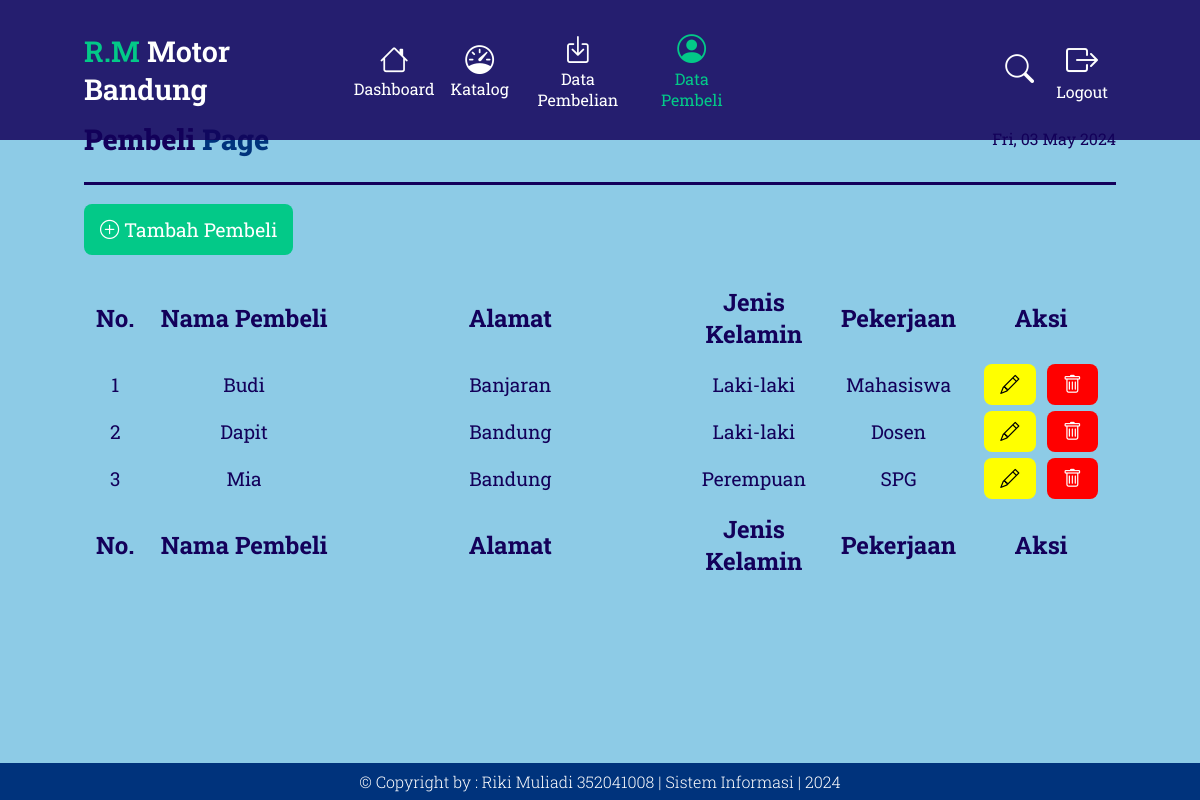
Screenshot of /pages/admin/crud/buyer/index.php with the database file from the repository.
### tables this page shows
CREATE TABLE `user` (
  `id_pembeli` int(3) NOT NULL,
  `nama_pembeli` varchar(40) NOT NULL,
  `password` varchar(150) NOT NULL,
  `alamat` longtext NOT NULL,
  `j_kelamin` varchar(9) NOT NULL,
  `pekerjaan` varchar(25) NOT NULL,
  `role` enum('admin','pembeli') NOT NULL
);

### pages/admin/crud/buyer/index.php (the view, shortened to what this page needs)
<!DOCTYPE html>
<html lang="en">
<head>
    <link rel="stylesheet" href="https://cdn.jsdelivr.net/npm/bootstrap-icons@1.10.5/font/bootstrap-icons.css">
</head>
<body>
    <nav class="navbar">
        <a href="index.php"><h1><span>R.M</span> Motor Bandung</h1></a>
        <div class="navbar-nav">
            <a href="../../index.php">
                <i class="bi bi-house"></i>
                <span>Dashboard</span>
            </a>
            <a href="../catalog/index.php">
                <i class="bi bi-speedometer"></i>
                <span>Katalog</span>
            </a>
            <a href="../data/index.php">
                <i class="bi bi-box-arrow-in-down"></i>
                <span>Data Pembelian</span>
            </a>
            <a href="index.php" id="active">
                <i class="bi bi-person-circle"></i>
                <span>Data Pembeli</span>
            </a>
        </div>
        <div class="navbar-ex">
            <button type="button" id="search-id" onclick="active()"><i class="bi bi-search"></i></button>
            <a href="../../../../auth/logout.php">
                <i class="bi bi-box-arrow-right"></i>
                <span>Logout</span>
            </a>
        </div>
    </nav>
    <section class="hero">
        <div class="hero-title">
            <h1 class="hero-main-title">Pembeli <span>Page</span></h1>
            <p class="hero-main-date">
                <?php echo date('D, d M Y'); ?>
            </p>
        </div>
    </section>
    <section class="content">
        <a href="create.php" class="btn-plus">
            <i class="bi bi-plus-circle"></i>
            <span>Tambah Pembeli</span>
        </a>
        <div class="content-motor">
            <table class="motor-table" cellpadding="10">
                <thead>
                    <tr>
                        <th width="5%">No.</th>
                        <th width="20%">Nama Pembeli</th>
                        <th width="35%">Alamat</th>
                        <th width="15%">Jenis Kelamin</th>
                        <th width="10%">Pekerjaan</th>
                        <th width="15%">Aksi</th>
                    </tr>
                </thead>
                <tbody>
                    <?php
                        include '../../../../connection/connect.php';
                        $data = mysqli_query($con, "select * from user where role='pembeli' order by nama_pembeli asc");
                        $num = 1;
                        while ($d = mysqli_fetch_array($data)) {
                    ?>
                    <tr>
                        <td><?php echo $num++; ?></td>
                        <td><?php echo $d['nama_pembeli']; ?></td>
                        <td><?php echo $d['alamat']; ?></td>
                        <td><?php echo $d['j_kelamin']; ?></td>
                        <td><?php echo $d['pekerjaan']; ?></td>
                        <td>
                            <a href="update.php?id=<?php echo $d['id_pembeli']; ?>" class="btn-edit"><i class="bi bi-pencil"></i></a>
                            <a href="delete.php?id=<?php echo $d['id_pembeli']; ?>" class="btn-delete"><i class="bi bi-trash"></i></a>
                        </td>
                    </tr>
                    <?php } ?>
                </tbody>
                <tfoot>
                    <tr>
                    <th>No.</th>
                    <th>Nama Pembeli</th>
                    <th>Alamat</th>
                    <th>Jenis Kelamin</th>
                    <th>Pekerjaan</th>
                    <th>Aksi</th>
                    </tr>
                </tfoot>
            </table>
        </div>
    </section>
    <br>
    <?php
        include('../../partials/footer.php');
    ?>
</body>
</html>

### pages/admin/crud/buyer/index.php (style rules this page uses)
:root { --primary: #13005A; --secondary: #00337C; --thirdy: #03C988; --bg: #8DCBE6; --text: #FFFFFF; }
html { scroll-behavior: smooth; }
body { margin: 0; padding: 0; background-color: var(--bg); color: var(--primary); font-family: 'Roboto Slab', serif; }
.navbar { padding: .5rem 7%; position: fixed; display: flex; top: 0; left: 0; right: 0; font-size: 1.2rem; justify-content: space-between; align-items: center; background-color: rgba(19, 0, 90, .85); color: var(--text); z-index: 9999; }
.navbar a { text-decoration: none; font-size: 1.2rem; }
.navbar a h1 { font-size: 1.8rem; font-weight: 600; color: var(--text); }
.navbar a h1 span { color: var(--thirdy); }
.navbar .navbar-nav, .navbar .navbar-ex { display: flex; justify-content: space-around; align-items: center; }
.navbar .navbar-nav a { margin: 0 .5rem; text-align: center; display: grid; font-size: 1.8rem; color: var(--text); }
.navbar .navbar-nav a span, .navbar-ex a span { margin: 0; font-size: 1rem; }
.navbar .navbar-ex button { margin: 0 .5rem; font-size: 1.8rem; color: var(--text); background: none; border: none; }
.navbar .navbar-ex a { margin: 0 .5rem; display: grid; text-align: center; font-size: 2rem; color: var(--text); background: none; border: none; }
.hero { padding: 6rem 7% 0; }
.hero .hero-title { margin: 0 0 2rem; display: flex; justify-content: space-between; align-items: center; border-bottom: 3px solid var(--primary); }
.hero .hero-title .hero-main-title { font-size: 1.8rem; font-weight: 800; }
.hero .hero-title .hero-main-title span { color: var(--secondary); }
.content { padding: 0 7%; }
.content .content-motor { padding: 2rem 0; }
.content .content-motor .motor-table { width: 100%; text-align: center; }
.content .content-motor .motor-table thead, tfoot { font-size: 1.5rem; }
.content .content-motor .motor-table tbody { font-size: 1.2rem; }
.btn-plus { padding: .8rem 1rem; background-color: var(--thirdy); color: var(--text); border-radius: .5rem; border: none; text-decoration: none; font-size: 1.2rem; font-weight: 400; }
.btn-edit { margin: 0 .2rem; padding: .5rem 1rem; background-color: yellow; color: black; border-radius: .5rem; border: none; text-decoration: none; font-size: 1.2rem; font-weight: 400; }
.btn-delete { margin: 0 .2rem; padding: .5rem 1rem; background-color: red; color: var(--text); border-radius: .5rem; border: none; text-decoration: none; font-size: 1.2rem; font-weight: 400; }
#active { color: var(--thirdy); }

### rows the page displays
user: nama_pembeli "Budi", alamat "Banjaran", j_kelamin "Laki-laki", pekerjaan "Mahasiswa"
user: nama_pembeli "Dapit", alamat "Bandung", j_kelamin "Laki-laki", pekerjaan "Dosen"
user: nama_pembeli "Mia", alamat "Bandung", j_kelamin "Perempuan", pekerjaan "SPG"
